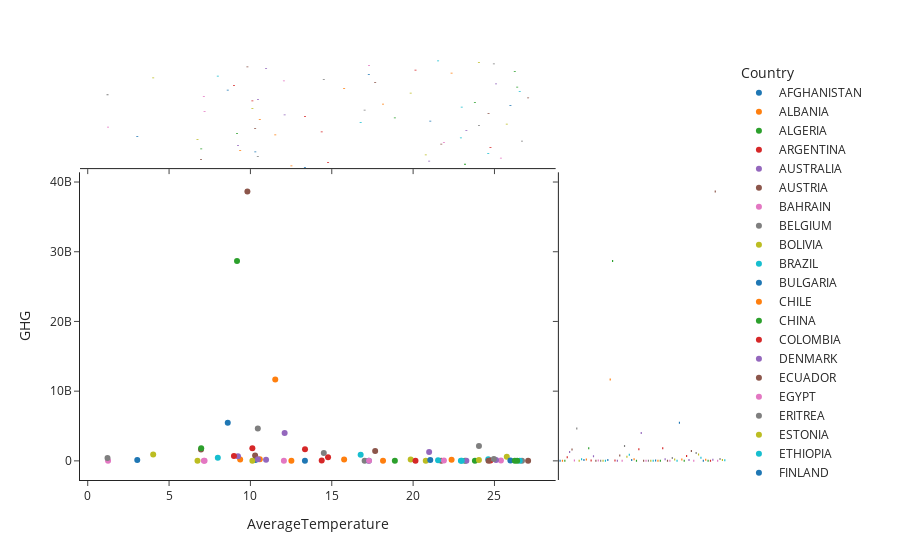

The cell this chart's notebook holds for it:
### Code cell
fig = px.scatter(df, x="AverageTemperature", y="GHG", color="Country", marginal_y="violin",
           marginal_x="box", trendline="ols", template="simple_white")
fig.show()
